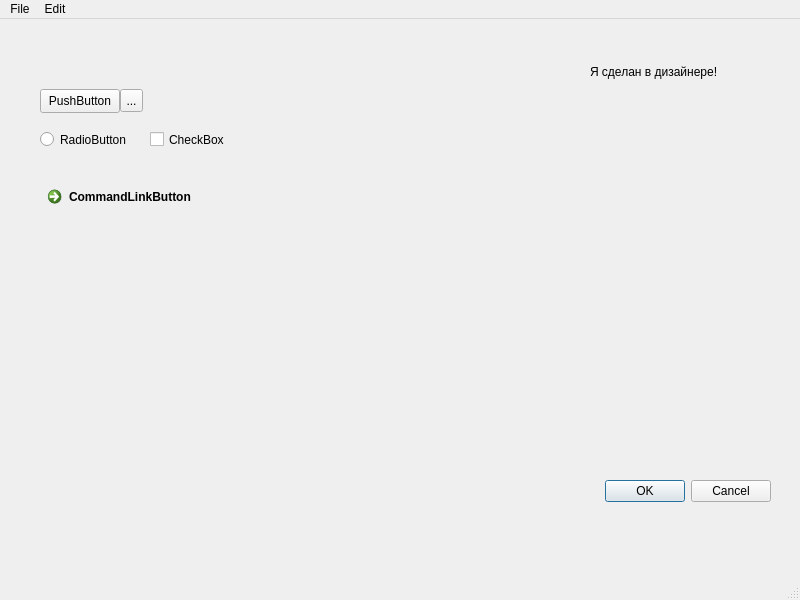
<?xml version="1.0" encoding="UTF-8"?>
<ui version="4.0">
 <class>MainWindow</class>
 <widget class="QMainWindow" name="MainWindow">
  <property name="geometry">
   <rect>
    <x>0</x>
    <y>0</y>
    <width>800</width>
    <height>600</height>
   </rect>
  </property>
  <property name="windowTitle">
   <string>MainWindow</string>
  </property>
  <widget class="QWidget" name="centralwidget">
   <widget class="QLabel" name="label_designer">
    <property name="geometry">
     <rect>
      <x>590</x>
      <y>40</y>
      <width>140</width>
      <height>25</height>
     </rect>
    </property>
    <property name="text">
     <string>Я сделан в дизайнере!</string>
    </property>
   </widget>
   <widget class="QPushButton" name="pushButton">
    <property name="geometry">
     <rect>
      <x>40</x>
      <y>70</y>
      <width>80</width>
      <height>24</height>
     </rect>
    </property>
    <property name="text">
     <string>PushButton</string>
    </property>
   </widget>
   <widget class="QToolButton" name="toolButton">
    <property name="geometry">
     <rect>
      <x>120</x>
      <y>70</y>
      <width>23</width>
      <height>23</height>
     </rect>
    </property>
    <property name="text">
     <string>...</string>
    </property>
   </widget>
   <widget class="QRadioButton" name="radioButton">
    <property name="geometry">
     <rect>
      <x>40</x>
      <y>110</y>
      <width>90</width>
      <height>21</height>
     </rect>
    </property>
    <property name="text">
     <string>RadioButton</string>
    </property>
   </widget>
   <widget class="QCheckBox" name="checkBox">
    <property name="geometry">
     <rect>
      <x>150</x>
      <y>110</y>
      <width>77</width>
      <height>21</height>
     </rect>
    </property>
    <property name="text">
     <string>CheckBox</string>
    </property>
   </widget>
   <widget class="QCommandLinkButton" name="commandLinkButton">
    <property name="geometry">
     <rect>
      <x>40</x>
      <y>160</y>
      <width>172</width>
      <height>41</height>
     </rect>
    </property>
    <property name="text">
     <string>CommandLinkButton</string>
    </property>
   </widget>
   <widget class="QDialogButtonBox" name="buttonBox">
    <property name="geometry">
     <rect>
      <x>600</x>
      <y>460</y>
      <width>171</width>
      <height>24</height>
     </rect>
    </property>
    <property name="standardButtons">
     <set>QDialogButtonBox::StandardButton::Cancel|QDialogButtonBox::StandardButton::Ok</set>
    </property>
   </widget>
  </widget>
  <widget class="QMenuBar" name="menubar">
   <property name="geometry">
    <rect>
     <x>0</x>
     <y>0</y>
     <width>800</width>
     <height>21</height>
    </rect>
   </property>
   <widget class="QMenu" name="menuFile">
    <property name="title">
     <string>File</string>
    </property>
    <addaction name="actionnew_project"/>
    <addaction name="actionopen"/>
    <addaction name="separator"/>
    <addaction name="actionsave"/>
    <addaction name="actionsave_as"/>
    <addaction name="actionsave_all"/>
   </widget>
   <widget class="QMenu" name="menuEdit">
    <property name="title">
     <string>Edit</string>
    </property>
    <addaction name="actionUndo"/>
    <addaction name="separator"/>
    <addaction name="actionRedo"/>
    <addaction name="separator"/>
    <addaction name="actionCopy"/>
    <addaction name="actionPaste"/>
   </widget>
   <addaction name="menuFile"/>
   <addaction name="menuEdit"/>
  </widget>
  <widget class="QStatusBar" name="statusbar"/>
  <action name="actionnew_project">
   <property name="icon">
    <iconset theme="QIcon::ThemeIcon::DocumentNew"/>
   </property>
   <property name="text">
    <string>new project</string>
   </property>
  </action>
  <action name="actionopen">
   <property name="icon">
    <iconset theme="QIcon::ThemeIcon::DocumentOpen"/>
   </property>
   <property name="text">
    <string>open</string>
   </property>
   <property name="shortcut">
    <string>Ctrl+O</string>
   </property>
  </action>
  <action name="actionsave">
   <property name="text">
    <string>save</string>
   </property>
  </action>
  <action name="actionsave_as">
   <property name="text">
    <string>save as ...</string>
   </property>
  </action>
  <action name="actionsave_all">
   <property name="text">
    <string>save all</string>
   </property>
  </action>
  <action name="actionUndo">
   <property name="text">
    <string>Undo</string>
   </property>
  </action>
  <action name="actionRedo">
   <property name="text">
    <string>Redo</string>
   </property>
  </action>
  <action name="actionCopy">
   <property name="text">
    <string>Copy</string>
   </property>
  </action>
  <action name="actionPaste">
   <property name="text">
    <string>Paste</string>
   </property>
  </action>
 </widget>
 <resources/>
 <connections/>
</ui>
